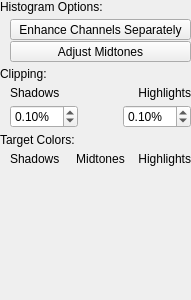
<?xml version="1.0" encoding="UTF-8"?>
<ui version="4.0">
 <class>FilterWidget</class>
 <widget class="QWidget" name="FilterWidget">
  <property name="geometry">
   <rect>
    <x>0</x>
    <y>0</y>
    <width>191</width>
    <height>300</height>
   </rect>
  </property>
  <property name="windowTitle">
   <string>Form</string>
  </property>
  <layout class="QVBoxLayout" name="verticalLayout" stretch="0,1">
   <property name="spacing">
    <number>0</number>
   </property>
   <property name="leftMargin">
    <number>0</number>
   </property>
   <property name="topMargin">
    <number>0</number>
   </property>
   <property name="rightMargin">
    <number>0</number>
   </property>
   <property name="bottomMargin">
    <number>0</number>
   </property>
   <item>
    <layout class="QVBoxLayout" name="verticalLayout_6">
     <property name="spacing">
      <number>5</number>
     </property>
     <item>
      <widget class="QLabel" name="label_3">
       <property name="text">
        <string>Histogram Options:</string>
       </property>
      </widget>
     </item>
     <item>
      <layout class="QVBoxLayout" name="verticalLayout_2">
       <property name="spacing">
        <number>1</number>
       </property>
       <property name="leftMargin">
        <number>10</number>
       </property>
       <item>
        <widget class="QToolButton" name="mButtonHistogramOptionsEnhanceChannelsSeparately">
         <property name="sizePolicy">
          <sizepolicy hsizetype="Preferred" vsizetype="Preferred">
           <horstretch>0</horstretch>
           <verstretch>0</verstretch>
          </sizepolicy>
         </property>
         <property name="text">
          <string>Enhance Channels Separately</string>
         </property>
         <property name="checkable">
          <bool>true</bool>
         </property>
         <property name="class" stdset="0">
          <string>cFlatOptionButton</string>
         </property>
        </widget>
       </item>
       <item>
        <widget class="QToolButton" name="mButtonHistogramOptionsAdjustMidtones">
         <property name="sizePolicy">
          <sizepolicy hsizetype="Preferred" vsizetype="Preferred">
           <horstretch>0</horstretch>
           <verstretch>0</verstretch>
          </sizepolicy>
         </property>
         <property name="text">
          <string>Adjust Midtones</string>
         </property>
         <property name="checkable">
          <bool>true</bool>
         </property>
         <property name="class" stdset="0">
          <string>cFlatOptionButton</string>
         </property>
        </widget>
       </item>
      </layout>
     </item>
     <item>
      <widget class="QLabel" name="label_9">
       <property name="text">
        <string>Clipping:</string>
       </property>
      </widget>
     </item>
     <item>
      <layout class="QGridLayout" name="gridLayout_2">
       <property name="leftMargin">
        <number>10</number>
       </property>
       <property name="spacing">
        <number>5</number>
       </property>
       <item row="1" column="1">
        <spacer name="horizontalSpacer">
         <property name="orientation">
          <enum>Qt::Horizontal</enum>
         </property>
         <property name="sizeHint" stdset="0">
          <size>
           <width>40</width>
           <height>20</height>
          </size>
         </property>
        </spacer>
       </item>
       <item row="0" column="0">
        <widget class="QLabel" name="label_6">
         <property name="text">
          <string>Shadows</string>
         </property>
        </widget>
       </item>
       <item row="0" column="2">
        <widget class="QLabel" name="label_8">
         <property name="text">
          <string>Highlights</string>
         </property>
         <property name="alignment">
          <set>Qt::AlignRight|Qt::AlignTrailing|Qt::AlignVCenter</set>
         </property>
        </widget>
       </item>
       <item row="1" column="0">
        <widget class="QDoubleSpinBox" name="mSpinClippingShadows">
         <property name="suffix">
          <string>%</string>
         </property>
         <property name="maximum">
          <double>10.000000000000000</double>
         </property>
         <property name="singleStep">
          <double>0.010000000000000</double>
         </property>
         <property name="value">
          <double>0.100000000000000</double>
         </property>
        </widget>
       </item>
       <item row="1" column="2">
        <widget class="QDoubleSpinBox" name="mSpinClippingHighlights">
         <property name="suffix">
          <string>%</string>
         </property>
         <property name="maximum">
          <double>10.000000000000000</double>
         </property>
         <property name="singleStep">
          <double>0.010000000000000</double>
         </property>
         <property name="value">
          <double>0.100000000000000</double>
         </property>
        </widget>
       </item>
      </layout>
     </item>
     <item>
      <widget class="QLabel" name="label_4">
       <property name="text">
        <string>Target Colors:</string>
       </property>
      </widget>
     </item>
     <item>
      <layout class="QGridLayout" name="gridLayout">
       <property name="leftMargin">
        <number>10</number>
       </property>
       <property name="spacing">
        <number>5</number>
       </property>
       <item row="1" column="2">
        <widget class="anitools::widgets::ColorButton" name="mButtonTargetColorsHighlights" native="true">
         <property name="sizePolicy">
          <sizepolicy hsizetype="Expanding" vsizetype="Preferred">
           <horstretch>0</horstretch>
           <verstretch>0</verstretch>
          </sizepolicy>
         </property>
         <property name="minimumSize">
          <size>
           <width>0</width>
           <height>32</height>
          </size>
         </property>
        </widget>
       </item>
       <item row="1" column="0">
        <widget class="anitools::widgets::ColorButton" name="mButtonTargetColorsShadows" native="true">
         <property name="sizePolicy">
          <sizepolicy hsizetype="Expanding" vsizetype="Preferred">
           <horstretch>0</horstretch>
           <verstretch>0</verstretch>
          </sizepolicy>
         </property>
         <property name="minimumSize">
          <size>
           <width>0</width>
           <height>32</height>
          </size>
         </property>
        </widget>
       </item>
       <item row="1" column="1">
        <widget class="anitools::widgets::ColorButton" name="mButtonTargetColorsMidtones" native="true">
         <property name="sizePolicy">
          <sizepolicy hsizetype="Expanding" vsizetype="Preferred">
           <horstretch>0</horstretch>
           <verstretch>0</verstretch>
          </sizepolicy>
         </property>
         <property name="minimumSize">
          <size>
           <width>0</width>
           <height>32</height>
          </size>
         </property>
        </widget>
       </item>
       <item row="0" column="0">
        <widget class="QLabel" name="label">
         <property name="text">
          <string>Shadows</string>
         </property>
        </widget>
       </item>
       <item row="0" column="1">
        <widget class="QLabel" name="mLabelTargetColorsMidtones">
         <property name="text">
          <string>Midtones</string>
         </property>
         <property name="alignment">
          <set>Qt::AlignCenter</set>
         </property>
        </widget>
       </item>
       <item row="0" column="2">
        <widget class="QLabel" name="label_5">
         <property name="text">
          <string>Highlights</string>
         </property>
         <property name="alignment">
          <set>Qt::AlignRight|Qt::AlignTrailing|Qt::AlignVCenter</set>
         </property>
        </widget>
       </item>
      </layout>
     </item>
    </layout>
   </item>
   <item>
    <spacer name="verticalSpacer">
     <property name="orientation">
      <enum>Qt::Vertical</enum>
     </property>
     <property name="sizeHint" stdset="0">
      <size>
       <width>0</width>
       <height>0</height>
      </size>
     </property>
    </spacer>
   </item>
  </layout>
 </widget>
 <customwidgets>
  <customwidget>
   <class>anitools::widgets::ColorButton</class>
   <extends>QWidget</extends>
   <header>colorbutton.h</header>
   <container>1</container>
  </customwidget>
 </customwidgets>
 <resources/>
 <connections/>
</ui>
